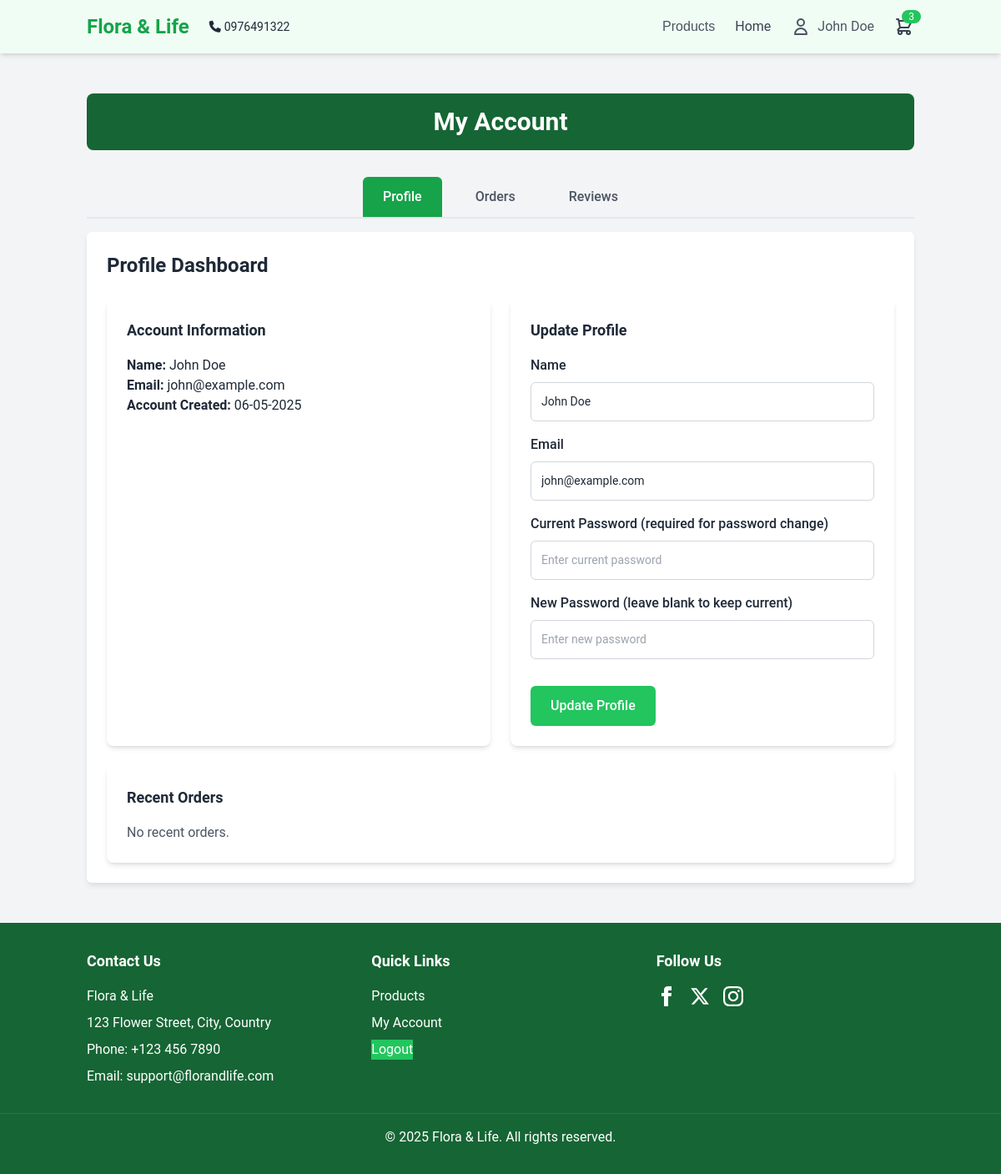
The page /customer_info.php (signed in) on the database as committed earlier.
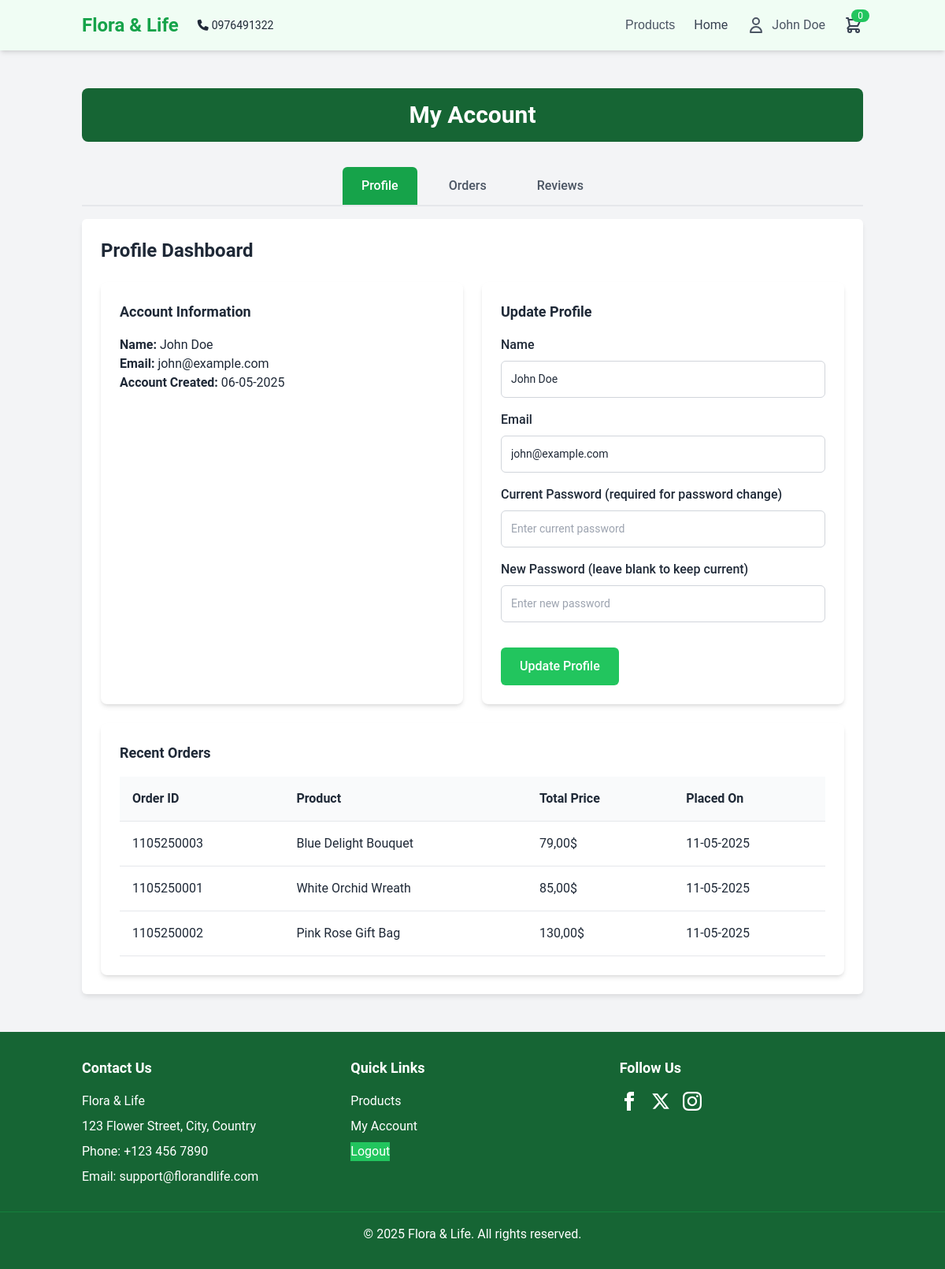
The same page on the database as committed later.
### tables this page shows
CREATE TABLE `orders` (
  `id` bigint(20) NOT NULL,
  `user_id` bigint(20) NOT NULL,
  `product_id` bigint(20) NOT NULL,
  `name` varchar(255) NOT NULL,
  `number` varchar(30) NOT NULL,
  `email` varchar(255) NOT NULL,
  `method` varchar(255) NOT NULL,
  `address` varchar(255) NOT NULL,
  `total_price` decimal(10,2) NOT NULL,
  `placed_on` datetime NOT NULL DEFAULT current_timestamp(),
  `payment_status` enum('pending','confirmed','completed') NOT NULL DEFAULT 'pending',
  `admin_approval` enum('pending','approved','rejected') NOT NULL DEFAULT 'pending',
  `created_at` datetime DEFAULT current_timestamp(),
  `updated_at` datetime DEFAULT current_timestamp() ON UPDATE current_timestamp()
);

CREATE TABLE `products` (
  `id` bigint(20) NOT NULL,
  `name` varchar(255) NOT NULL,
  `price` decimal(10,2) NOT NULL,
  `sale` decimal(10,2) NOT NULL DEFAULT 0.00,
  `product_detail` text NOT NULL,
  `image` varchar(255) NOT NULL,
  `origin` varchar(255) DEFAULT NULL,
  `type` enum('birthday','wedding','bouquet','condolence','basket','other') DEFAULT 'other',
  `created_at` datetime DEFAULT current_timestamp(),
  `updated_at` datetime DEFAULT current_timestamp() ON UPDATE current_timestamp()
);

### customer_info.php (the view, shortened to what the changed rows need)
<?php
include 'connection.php';
$user_id = isset($_SESSION['user_id']) ? $_SESSION['user_id'] : null;
$stmt = $conn->prepare("SELECT COUNT(*) as count FROM cart WHERE user_id = ?");
$stmt->bind_param("i", $user_id);
$stmt->execute();
$cart_count = $stmt->get_result()->fetch_assoc()['count'];
$stmt = $conn->prepare("
    SELECT o.id, p.name as product_name, o.total_price, o.placed_on
    FROM orders o
    JOIN products p ON o.product_id = p.id
    WHERE o.user_id = ?
    ORDER BY o.placed_on DESC
    LIMIT 3
");
$stmt->bind_param("i", $user_id);
$stmt->execute();
$recent_orders = $stmt->get_result()->fetch_all(MYSQLI_ASSOC);
?>
<!DOCTYPE html>
<html lang="en">
<head>
    <link rel="stylesheet" href="style1.css">
    <script src="https://cdn.tailwindcss.com"></script>
    <link rel="stylesheet" href="https://cdnjs.cloudflare.com/ajax/libs/font-awesome/6.4.2/css/all.min.css"/>
</head>
<body>
    <header class="bg-green-50 shadow-md sticky top-0 z-50">
        <div class="container mx-auto px-4 py-4 flex justify-between items-center">
            <nav class="nav-links flex space-x-6 items-center">
                <a href="cart.php" class="text-gray-700 hover:text-green-500 relative">
                    <svg class="w-6 h-6" fill="none" stroke="currentColor" viewBox="0 0 24 24">
                        <path stroke-linecap="round" stroke-linejoin="round" stroke-width="2" d="M3 3h2l.4 2M7 13h10l4-8H5.4M7 13L5.4 5M7 13l-2.293 2.293c-.63.63-.184 1.707.707 1.707H17m0 0a2 2 0 100 4 2 2 0 000-4zm-8 2a2 2 0 11-4 0 2 2 0 014 0z"></path>
                    </svg>
                    <span class="absolute -top-2 -right-2 bg-green-500 text-white text-xs rounded-full px-2"><?php echo $cart_count; ?></span>
                </a>
            </nav>
        </div>
    </header>
    <main class="py-12 bg-gray-100">
        <div class="container mx-auto px-4">
            <h2 class="text-3xl font-bold text-white text-center bg-green-800 py-4 mb-8 rounded-lg">My Account</h2>
            <div id="Profile" class="tabcontent" style="display: block;">
                <div class="bg-white p-6 rounded-lg shadow-md mt-6">
                    <h4 class="text-lg font-semibold mb-4">Recent Orders</h4>
                    <?php if (empty($recent_orders)): ?>
                        <p class="text-gray-600">No recent orders.</p>
                    <?php else: ?>
                        <table>
                            <thead>
                                <tr>
                                    <th>Order ID</th>
                                    <th>Product</th>
                                    <th>Total Price</th>
                                    <th>Placed On</th>
                                </tr>
                            </thead>
                            <tbody>
                                <?php foreach ($recent_orders as $order): ?>
                                    <tr>
                                        <td><?php echo htmlspecialchars($order['id']); ?></td>
                                        <td><?php echo htmlspecialchars($order['product_name']); ?></td>
                                        <td><?php echo number_format($order['total_price'], 2, ',', '.'); ?>$</td>
                                        <td><?php echo date('d-m-Y', strtotime($order['placed_on'])); ?></td>
                                    </tr>
                                <?php endforeach; ?>
                            </tbody>
                        </table>
                    <?php endif; ?>
                </div>
            </div>
        </div>
    </main>
</body>
</html>

Rows that differ between the two databases and show on the page:
added orders: id "1105250003", product.name "Blue Delight Bouquet", total_price "79,00", placed_on "11-05-2025"
added orders: id "1105250001", product.name "White Orchid Wreath", total_price "85,00", placed_on "11-05-2025"
added orders: id "1105250002", product.name "Pink Rose Gift Bag", total_price "130,00", placed_on "11-05-2025"
Other text that changed with them:
$cart_count: "3" → "0"
text no longer shown: "No recent orders."
text now shown: "Order ID Product Total Price Placed On"
